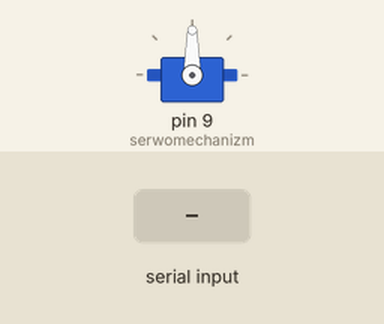
Simulated run of this sketch. Board: Arduino Uno, built with avr-gcc and run on an emulated ATmega328P. Shown: servo. The test bench sets the inputs (shaded band).

Above: at 1.2 s.
1.3 s: "30,150\n" received over Serial
At 1.8 s:
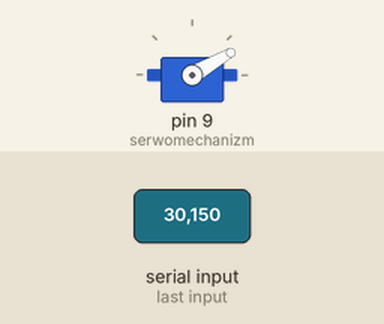
2.8 s: "5\n" received over Serial
At 4.0 s:
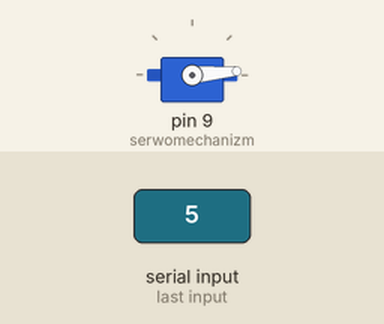
4.3 s: "90,45\n" received over Serial
At 5.2 s:
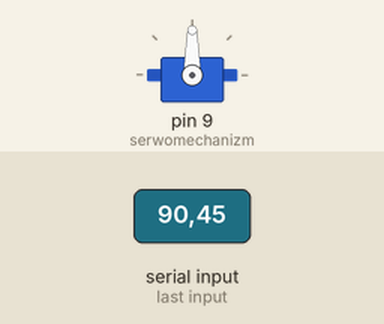
Timing chart, 0 to 7.3 s (numbered marks = the images above; inputs shaded):
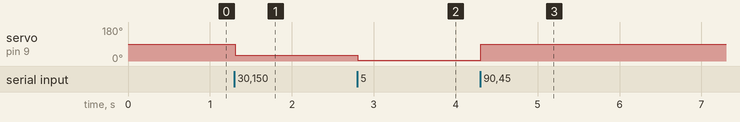

Measured:
- after the input at 1.3 s, servo on pin 9 (serwomechanizm): 90° → 30° at once
- after the input at 2.8 s, servo on pin 9 (serwomechanizm): 30° → 5° at once
- after the input at 4.3 s, servo on pin 9 (serwomechanizm): 5° → 90° at once

The sketch:

serwo_z_konsoli.ino
```cpp
#include<Servo.h>

Servo serwomechanizm;
int pozycja=0;
String pom;

void setup() {
  // put your setup code here, to run once:
  serwomechanizm.attach(9);
  Serial.begin(9600);
}

void loop() {
  // put your main code here, to run repeatedly:

if(Serial.available()>0)
{
  pom=Serial.readStringUntil('\n');
  pozycja=pom.toInt();

  if(pozycja<180 && pozycja>=0)
  {
    serwomechanizm.write(pozycja);
  }
  else
  {
    Serial.println("Liczba spoza zakresu obortu serwa");
  }
}


}
```
